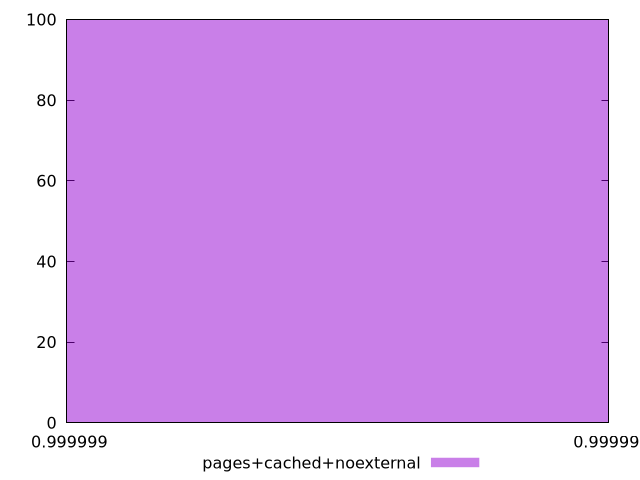

Here is the gnuplot script that generated this plot:
$_pagesCachedNoexternal <<EOF
0.9999993380488859 100
EOF
set key outside below
set terminal pngcairo
set output "report_00004_2020-11-02T20-21-41.718Z/estimated-input-latency/pages+cached+noexternal//hist.png"
set yrange [0:100]
set boxwidth 4.323062270729413e-16
set style fill transparent solid 0.5 noborder
plot $_pagesCachedNoexternal title "pages+cached+noexternal" with boxes ,
